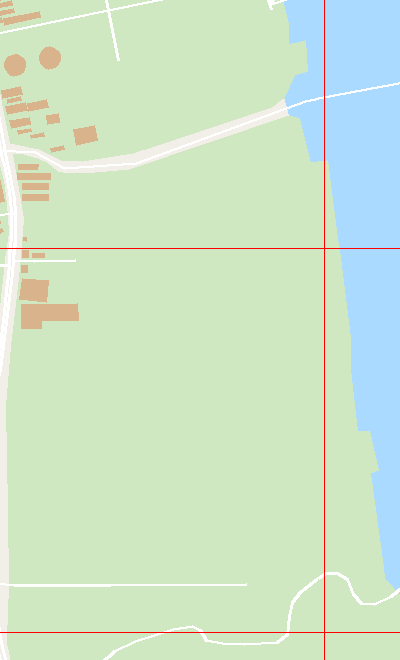
#> input picture tools/shots/ui/data_bank.png, 400 x 660 px
$ python seam-v-probe.py ../shots/ui/data_bank.png
#> lines starting #> are read from the running program, lines starting #| are printed output that depends on the picture; after the words box and inside, x2 and y2 are one past the last pixel; in counts of white or black regions, pixels touching at a corner belong together
# -*- coding: utf-8 -*-
"""
tools/smoke/seam-v-probe.py

纵向（竖直）接缝检测：
  1) 找「整列都有强边」的列 —— 瓦片边界式直边（自然地物极少出现贯穿全高的直线）
  2) 对每条候补竖缝，测量左右两侧内容的竖向位移 dy（在 ±MAXDY 内做归一化互相关），
     并给出「最佳 dy 处的相关度」与「dy=0 的相关度」对比
  3) 顺带输出横向台阶：蓝色水域（水色阈值）在各行的最右/最左边界，找出跳变行

用法：
    uv run --no-project --with numpy --with pillow python tools/smoke/seam-v-probe.py <png> [x0 y0 x1 y1]
"""
import sys
import numpy as np
from PIL import Image

EDGE_T = 22        # 单像素色差阈值
RUN_MIN = 60       # 视为"直边"的最小连续行数
MAXDY = 60         # 竖向位移搜索范围
HALF = 10          # 左右取样宽度


def load(p, box=None):
    im = Image.open(p).convert('RGB')
    if box:
        im = im.crop(box)
    return np.asarray(im, dtype=np.float32)


def col_run(g):
    """每列：最大连续强边行数"""
    d = np.abs(np.diff(g, axis=1)).sum(axis=2)      # (H, W-1)
    strong = d > EDGE_T
    H, W1 = strong.shape
    best = np.zeros(W1, dtype=np.int32)
    for x in range(W1):
        col = strong[:, x]
        run = cur = 0
        for v in col:
            cur = cur + 1 if v else 0
            if cur > run:
                run = cur
        best[x] = run
    return best


def best_dy(a, b, maxdy=MAXDY):
    """a/b: 等高两块 (h,w) 灰度，找 a 相对 b 的最佳竖向位移"""
    h, w = a.shape
    if h <= 2 * maxdy + 8:
        return 0, 0.0, 0.0
    a0 = a - a.mean()
    b0 = b - b.mean()
    na, nb = np.linalg.norm(a0), np.linalg.norm(b0)
    if na < 1e-6 or nb < 1e-6:
        return 0, 0.0, 0.0

    def corr(dy):
        if dy >= 0:
            aa, bb = a0[dy:, :], b0[:h - dy, :]
        else:
            aa, bb = a0[:h + dy, :], b0[-dy:, :]
        den = np.linalg.norm(aa) * np.linalg.norm(bb)
        return 0.0 if den < 1e-6 else float((aa * bb).sum()) / den

    best = (0, -1.0)
    for dy in range(-maxdy, maxdy + 1):
        c = corr(dy)
        if c > best[1]:
            best = (dy, c)
    return best[0], best[1], corr(0)


def water_mask(g):
    """偏蓝判定：B 明显大于 R"""
    r, gr, b = g[:, :, 0], g[:, :, 1], g[:, :, 2]
    return (b > 180) & (b - r > 40) & (gr > 150)


def main():
    p = sys.argv[1]
    box = tuple(int(v) for v in sys.argv[2:6]) if len(sys.argv) >= 6 else None
    g = load(p, box)
#> in load, im is the input picture: PIL image 400x660 RGB; mean R, G, B 204.4, 228.4, 202
    H, W, _ = g.shape
#> H = 660; W = 400
    print(f'区域 {W}x{H}')
#| 区域 400x660

    # ---- 1. 竖直直边 ----
    runs = col_run(g)
#> in col_run, `d = np.abs(np.diff(g, axis=1)).sum(axis=2)`:
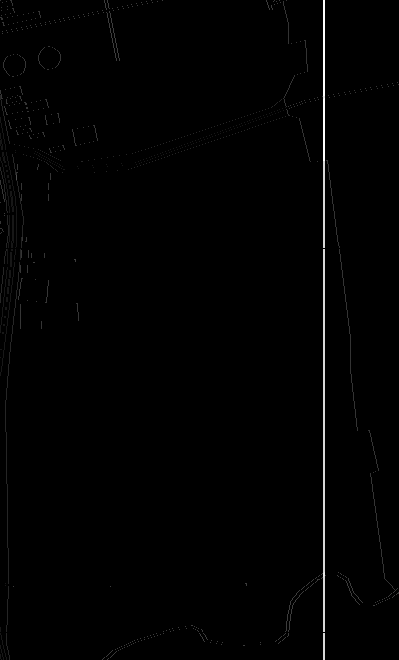
#> d: shape (660, 399) float32; min 0, max 558, mean 3.7; drawn with min black and max white
#> in col_run, `strong = d > EDGE_T`:
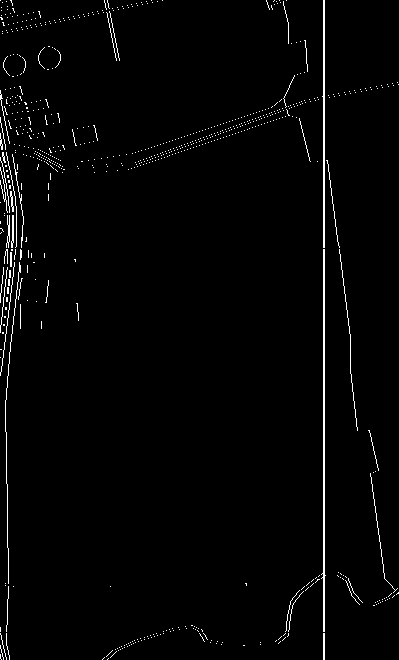
#> strong: shape (660, 399) bool; 1.9% white in thin lines or dots
#> after the loop in col_run, `for x in range(W1):`: best = 399 values, max 383 at index 323, min 0 at index 32, mean 5.72
#> runs has the same summary as best in col_run
    order = np.argsort(runs)[::-1]
#> order = 399 values, max 398 at index 164, min 0 at index 26, mean 199
    picked, seen = [], -999
    for x in order:
        if runs[x] < RUN_MIN:
            break
        if x - seen <= 12:
            continue
        picked.append(int(x))
        seen = int(x)
        if len(picked) >= 6:
            break
#> this loop made 4 passes
#> x on passes 2 to 4: 323, 7, 6
#> (x, seen) on pass 1: (324, 324)
#> after the loop, picked = [324]
    picked.sort()
    print('\n[竖直候选接缝]  x=边缘左列, run=最大连续强边行数')
    for x in picked:
        print(f'  x={x:5d}  run={runs[x]:4d}')
#> this loop made 1 pass
#|   x=  324  run= 383

    # ---- 2. 每条缝的竖向位移 ----
    gray = g.mean(axis=2)
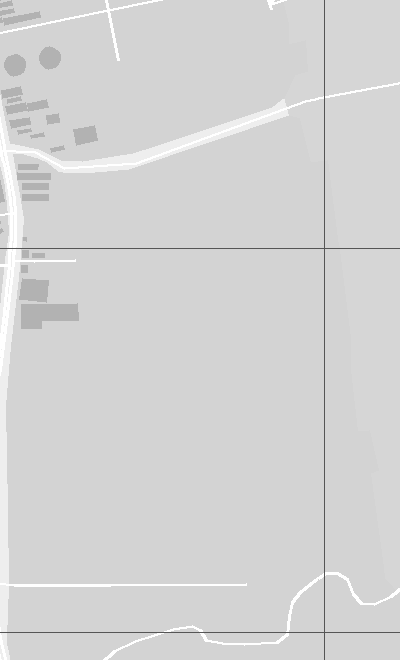
#> gray: shape (660, 400) float32; min 85, max 255, mean 211.6
    print('\n[跨缝竖向位移]  dy>0 表示右侧内容比左侧「高」(需下移右侧才能对齐)')
    for x in picked:
        if x - HALF < 0 or x + HALF >= W:
            continue
        a = gray[:, x - HALF:x]
        b = gray[:, x:x + HALF]
        dy, cbest, c0 = best_dy(a, b)
        flag = '  <== 竖向错位' if abs(dy) >= 3 and cbest > 0.5 else ''
        print(f'  x={x:5d}  dy={dy:+4d}px  corr(best)={cbest:.3f}  corr(dy0)={c0:.3f}{flag}')
#> this loop made 1 pass
#> (x, h in best_dy, w in best_dy, na in best_dy, nb in best_dy, dy) on pass 1: (324, 660, 10, 669.9, 3153.9, 0)
#|   x=  324  dy=  +0px  corr(best)=0.149  corr(dy0)=0.149

    # ---- 3. 水域左右边界跳变 ----
    wm = water_mask(g)
#> in water_mask, `r, gr, b = g[:, :, 0], g[:, :, 1], g[:, :, 2]`:
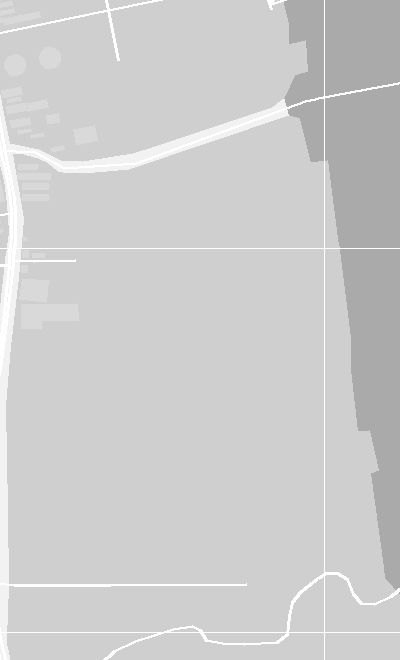
#> r: shape (660, 400) float32; min 170, max 255, mean 204.4
#> in water_mask, `r, gr, b = g[:, :, 0], g[:, :, 1], g[:, :, 2]`:
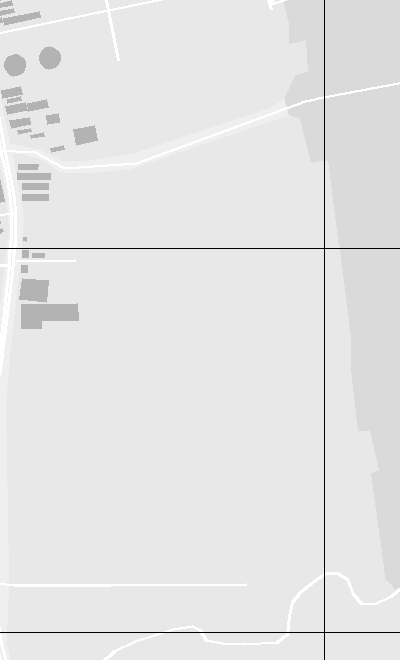
#> gr: shape (660, 400) float32; min 0, max 255, mean 228.4
#> in water_mask, `r, gr, b = g[:, :, 0], g[:, :, 1], g[:, :, 2]`:
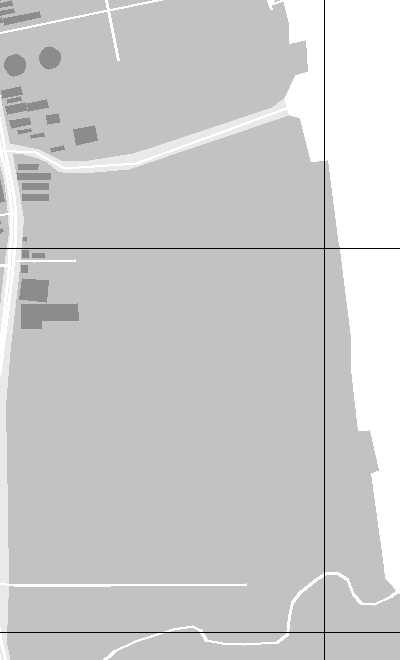
#> b: shape (660, 400) float32; min 0, max 255, mean 202
#> in water_mask, `return (b > 180) & (b - r > 40) & (gr > 150)`:
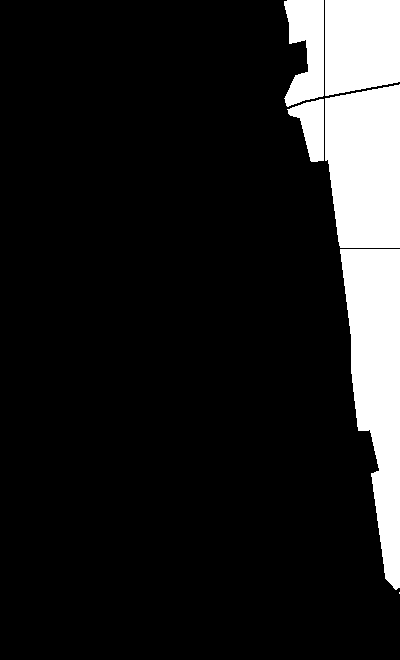
#> returned value: shape (660, 400) bool; 13.2% white; 6 white regions (1 under 20 px), largest, box (x1, y1, x2, y2) and area: (340, 249, 400, 590) 12670, (325, 84, 400, 248) 10994, (325, 0, 400, 96) 6688, (284, 0, 324, 107) 3027, (287, 99, 324, 162) 1336
    print('\n[水域边界] 逐行统计水体最右/最左像素')
    rows = []
    for y in range(0, H, 4):
        xs = np.flatnonzero(wm[y])
        if len(xs) < 20:
            continue
        rows.append((y, int(xs.min()), int(xs.max())))
#> after the loop, rows = 135 items, first 6: (0, 287, 399), (4, 284, 399), (8, 285, 399), (12, 286, 399), (16, 287, 399), (20, 288, 399)
    print('  y     left  right')
    prev = None
    jumps = []
    for (y, l, r) in rows:
        tag = ''
        if prev:
            dl, dr = l - prev[1], r - prev[2]
            if abs(dl) >= 12 or abs(dr) >= 12:
                tag = f'   <== 跳变 dl={dl:+d} dr={dr:+d}'
                jumps.append((y, dl, dr))
        prev = (y, l, r)
        print(f'  {y:4d}  {l:5d} {r:5d}{tag}')
#> this loop made 135 passes
#> (y, l, tag, dl, prev) on passes 2 to 13: (4, 284, '', -3, (4, 284, 399)), (8, 285, '', 1, (8, 285, 399)), (12, 286, '', 1, (12, 286, 399)), (16, 287, '', 1, (16, 287, 399)), (20, 288, '', 1, (20, 288, 399)), (24, 289, '', 1, (24, 289, 399)), (28, 289, '', 0, (28, 289, 399)), (32, 289, '', 0, (32, 289, 399)), (36, 289, '', 0, (36, 289, 399)), (40, 289, '', 0, (40, 289, 399)), (44, 306, '   <== 跳变 dl=+17 dr=+0', 17, (44, 306, 399)), (48, 307, '', 1, (48, 307, 399))
#> dl on passes 61 to 66: 0, 1, 1, 1, 0, 1
#|      0    287   399
#|      4    284   399
#|      8    285   399
#|     12    286   399
#|     16    287   399
#|     20    288   399
#|     24    289   399
#|     28    289   399
#> (further printed lines are left out)
#> after the loop, jumps = [(44, 17, 0), (164, 19, 0), (432, 12, 0)]
    print('\n跳变行数:', len(jumps))
#| 跳变行数: 3
    for (y, dl, dr) in jumps[:12]:
        print(f'  y={y}  dl={dl:+d}  dr={dr:+d}')
#> this loop made 3 passes
#> (y, dl) on passes 1 to 3: (44, 17), (164, 19), (432, 12)
#|   y=44  dl=+17  dr=+0
#|   y=164  dl=+19  dr=+0
#|   y=432  dl=+12  dr=+0


if __name__ == '__main__':
    main()
